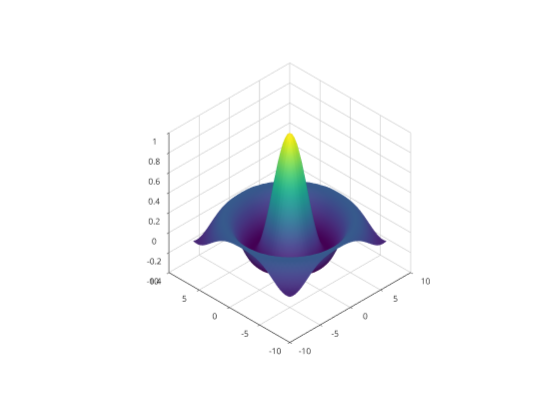

The code cell stored with this chart in its notebook:
### Code cell
graphics_toolkit ("plotly");
sombrero

### Figure 1 — Plotly figure (JSON) as saved in the notebook; plotly's stock layout.template omitted (floating-point values rounded to 4 significant figures; data arrays with more than 128 entries replaced by an {"elided": "..."} marker saying what was removed)
{"data": [{"autocolorscale": "false", "cauto": "false", "cmax": 1, "cmin": -0.2172, "colorscale": [[0, "rgb(68,1,84)"], [0.01587, "rgb(69,6,90)"], [0.03175, "rgb(70,12,95)"], [0.04762, "rgb(71,18,101)"], [0.06349, "rgb(72,24,106)"], [0.07937, "rgb(72,29,111)"], [0.09524, "rgb(72,35,115)"], [0.1111, "rgb(71,40,119)"], [0.127, "rgb(71,45,123)"], [0.1429, "rgb(70,50,126)"], [0.1587, "rgb(68,55,129)"], [0.1746, "rgb(67,60,132)"], [0.1905, "rgb(65,64,134)"], [0.2063, "rgb(64,69,135)"], [0.2222, "rgb(62,74,137)"], [0.2381, "rgb(60,78,138)"], [0.254, "rgb(58,83,139)"], [0.2698, "rgb(56,87,140)"], [0.2857, "rgb(54,91,140)"], [0.3016, "rgb(52,95,141)"], [0.3175, "rgb(50,99,141)"], [0.3333, "rgb(48,103,141)"], [0.3492, "rgb(46,107,142)"], [0.3651, "rgb(45,111,142)"], [0.381, "rgb(43,115,142)"], [0.3968, "rgb(42,119,142)"], [0.4127, "rgb(40,123,142)"], [0.4286, "rgb(39,127,142)"], [0.4444, "rgb(37,130,142)"], [0.4603, "rgb(36,134,141)"], [0.4762, "rgb(34,138,141)"], [0.4921, "rgb(33,142,140)"], [0.5079, "rgb(32,146,140)"], [0.5238, "rgb(31,149,139)"], [0.5397, "rgb(30,153,138)"], [0.5556, "rgb(30,157,136)"], [0.5714, "rgb(31,161,135)"], [0.5873, "rgb(32,164,133)"], [0.6032, "rgb(34,168,131)"], [0.619, "rgb(38,172,129)"], [0.6349, "rgb(42,176,126)"], [0.6508, "rgb(47,179,123)"], [0.6667, "rgb(53,183,120)"], [0.6825, "rgb(59,186,117)"], [0.6984, "rgb(66,190,113)"], [0.7143, "rgb(73,193,109)"], [0.7302, "rgb(81,196,104)"], [0.746, "rgb(90,199,99)"], [0.7619, "rgb(99,202,94)"], [0.7778, "rgb(108,205,89)"], [0.7937, "rgb(117,208,83)"], [0.8095, "rgb(127,210,77)"], [0.8254, "rgb(137,213,71)"], [0.8413, "rgb(148,215,64)"], [0.8571, "rgb(158,217,57)"], [0.873, "rgb(169,219,50)"], [0.8889, "rgb(180,221,43)"], [0.9048, "rgb(190,223,36)"], [0.9206, "rgb(201,224,30)"], [0.9365, "rgb(212,225,26)"], [0.9524, "rgb(223,227,24)"], [0.9683, "rgb(233,228,25)"], [0.9841, "rgb(243,229,30)"], [1, "rgb(253,231,36)"]], "contours": {"x": {"highlight": true, "highlightcolor": "rgb(0, 0, 0)", "highlightwidth": 1, "show": false}, "y": {"highlight": true, "highlightcolor": "rgb(0, 0, 0)", "highlightwidth": 1, "show": false}, "z": {"highlight": true, "highlightcolor": "rgb(0, 0, 0)", "highlightwidth": 1, "show": false}}, "name": "", "scene": "scene", "showlegend": false, "showscale": false, "surfacecolor": {"elided": "41x41 float values"}, "type": "surface", "visibility": true, "x": [-8, -7.6, -7.2, -6.8, -6.4, -6, -5.6, -5.2, -4.8, -4.4, -4, -3.6, -3.2, -2.8, -2.4, -2, -1.6, -1.2, -0.8, -0.4, 0, 0.4, 0.8, 1.2, 1.6, 2, 2.4, 2.8, 3.2, 3.6, 4, 4.4, 4.8, 5.2, 5.6, 6, 6.4, 6.8, 7.2, 7.6, 8], "y": [-8, -7.6, -7.2, -6.8, -6.4, -6, -5.6, -5.2, -4.8, -4.4, -4, -3.6, -3.2, -2.8, -2.4, -2, -1.6, -1.2, -0.8, -0.4, 0, 0.4, 0.8, 1.2, 1.6, 2, 2.4, 2.8, 3.2, 3.6, 4, 4.4, 4.8, 5.2, 5.6, 6, 6.4, 6.8, 7.2, 7.6, 8], "z": {"elided": "41x41 float values"}}], "layout": {"height": 420, "hovermode": "closest", "margin": {"b": 0, "l": 0, "r": 0, "t": 0}, "plot_bgcolor": "rgba(0, 0, 0, 0)", "scene": {"aspectmode": "auto", "aspectratio": {"x": 1, "y": 1, "z": 1}, "camera": {"projection": {"type": "orthographic"}}, "domain": {"x": [0.13, 0.905], "y": [0.11, 0.925]}, "xaxis": {"autorange": false, "exponentformat": "none", "gridcolor": "", "gridwidth": 1.5, "linecolor": "rgb(38,38,38)", "linewidth": 1.5, "mirror": false, "range": [10, -10], "showgrid": true, "showline": true, "side": "bottom", "spikedash": "solid", "spikemode": "across", "spikesides": false, "spikethickness": 1, "tickangle": 0, "tickcolor": "rgb(38,38,38)", "tickfont": {"color": "rgb(38,38,38)", "size": 10}, "ticklen": 3, "ticks": "outside", "ticktext": ["-10", "-5", "0", "5", "10"], "tickvals": [-10, -5, 0, 5, 10], "title": {"font": {"color": "rgb(0, 0, 0)", "size": 11}, "text": ""}, "type": "linear", "visible": true, "zeroline": false}, "yaxis": {"autorange": false, "exponentformat": "none", "gridcolor": "", "gridwidth": 1.5, "linecolor": "rgb(38,38,38)", "linewidth": 1.5, "mirror": false, "range": [10, -10], "showgrid": true, "showline": true, "side": "left", "spikedash": "solid", "spikemode": "across", "spikesides": false, "spikethickness": 1, "tickangle": 0, "tickcolor": "rgb(38,38,38)", "tickfont": {"color": "rgb(38,38,38)", "size": 10}, "ticklen": 3, "ticks": "outside", "ticktext": ["-10", "-5", "0", "5", "10"], "tickvals": [-10, -5, 0, 5, 10], "title": {"font": {"color": "rgb(0, 0, 0)", "size": 11}, "text": ""}, "type": "linear", "visible": true, "zeroline": false}, "zaxis": {"autorange": false, "exponentformat": "none", "gridcolor": "", "gridwidth": 1.5, "linecolor": "rgb(38,38,38)", "linewidth": 1.5, "mirror": false, "range": [-0.4, 1], "showgrid": true, "showline": true, "side": "none", "spikedash": "solid", "spikemode": "across", "spikesides": false, "spikethickness": 1, "tickangle": 0, "tickcolor": "rgb(38,38,38)", "tickfont": {"color": "rgb(38,38,38)", "size": 10}, "ticklen": 3, "ticks": "outside", "ticktext": ["-0.4", "-0.2", "0", "0.2", "0.4", "0.6", "0.8", "1"], "tickvals": [-0.4, -0.2, 0, 0.2, 0.4, 0.6, 0.8, 1], "title": {"font": {"color": "rgb(0, 0, 0)", "size": 11}, "text": ""}, "type": "linear", "visible": true, "zeroline": false}}, "showlegend": false, "width": 560}}
